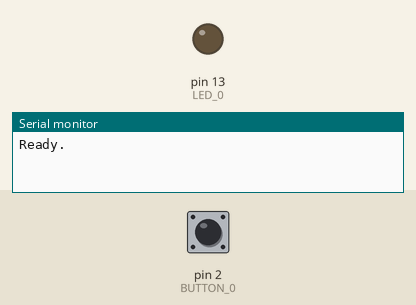
A sketch run on a simulated Arduino Uno, built with avr-gcc and run on an emulated ATmega328P. Shown: output pins drawn as LEDs (lit = HIGH), the last lines printed to the serial monitor. The inputs (shaded band) are chosen by the test bench; at power-on: pin 2 (BUTTON_0) HIGH.

Above: at 1.2 s.
1.3 s: pin 2 (BUTTON_0) pulled LOW for 0.15 s
At 1.37 s:
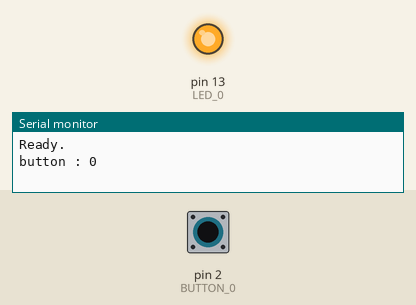
2.9 s: pin 2 (BUTTON_0) pulled LOW for 3.2 s
At 6.4 s:
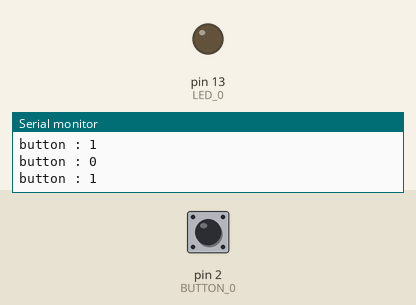
Timing chart, 0 to 7.9 s (numbered marks = the images above; inputs shaded):
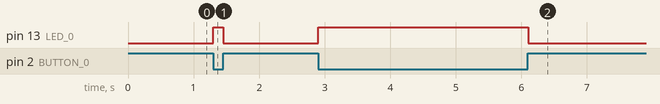

Measured:
- after the input at 1.3 s, pin 13 (LED_0): LOW → HIGH at once, → LOW 0.15 s later
- after the input at 2.9 s, pin 13 (LED_0): LOW → HIGH at once, → LOW 3.2 s later

The sketch:

quizz.ino
```cpp
#include <Arduino.h>

#ifndef DEFAULT_BAUDRATE
	#define DEFAULT_BAUDRATE 115200
#endif

#define BUTTON_0 2

#define LED_0 13

void setup(void) {
	Serial.begin(DEFAULT_BAUDRATE);

	pinMode(LED_0, OUTPUT);

	pinMode(BUTTON_0, INPUT_PULLUP);

	Serial.println("Ready.");
}

byte button = 1;
byte led;

void loop() {
	byte b;
	b = digitalRead(BUTTON_0);
	if (b != button) {
		delay(2);
		b = digitalRead(BUTTON_0);
		if (b != button) {
			button = b;
			Serial.print("button : "); Serial.println(b);
			led = !b;
			digitalWrite(LED_0, led);
		}
	}
}
```
